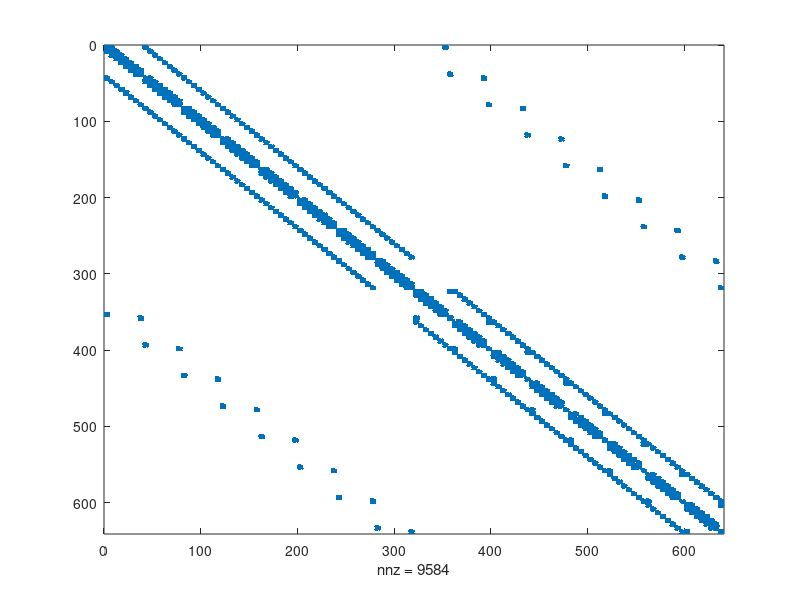

Source code (MATLAB):


fin = fopen('mat1.txt');

siz = 0;
is = nan(100,1);
js = nan(100,1);
vs = nan(100,1);
while(~feof(fin))
    line = fgetl(fin);
    row = regexp(line,'row *(\d+):','tokens');
    row = str2double(row{1})+1;
    pairs = regexp(line,'\((\d+), *([+-]?\d*\.?\d+[eE]?[+-]?\d*)\)','tokens');
    for i = 1:numel(pairs)
        col = str2double(pairs{i}{1})+1;
        val = str2double(pairs{i}{2});
        siz = siz + 1;
        js(siz) = col;
        is(siz) = row;
        vs(siz) = val;
    end
end


fclose(fin);

mat = sparse(is,js,vs);
spy(mat)